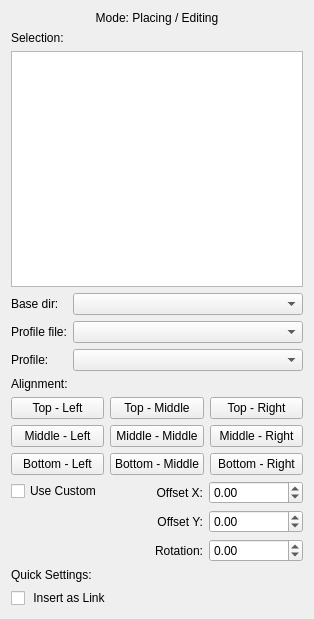
<?xml version="1.0" encoding="UTF-8"?>
<ui version="4.0">
 <class>FrameMemberPlaceAndEdit</class>
 <widget class="QWidget" name="FrameMemberPlaceAndEdit">
  <property name="geometry">
   <rect>
    <x>0</x>
    <y>0</y>
    <width>314</width>
    <height>619</height>
   </rect>
  </property>
  <property name="windowTitle">
   <string>Frame Member Place And Edit</string>
  </property>
  <layout class="QGridLayout" name="gridLayout_3">
   <item row="0" column="0">
    <widget class="QLabel" name="EditMode">
     <property name="text">
      <string>Mode: Placing / Editing</string>
     </property>
     <property name="alignment">
      <set>Qt::AlignmentFlag::AlignCenter</set>
     </property>
    </widget>
   </item>
   <item row="1" column="0">
    <layout class="QVBoxLayout" name="verticalLayout_4">
     <item>
      <widget class="QLabel" name="label">
       <property name="text">
        <string>Selection:</string>
       </property>
      </widget>
     </item>
     <item>
      <widget class="QListView" name="SelectionList"/>
     </item>
    </layout>
   </item>
   <item row="2" column="0">
    <layout class="QFormLayout" name="formLayout_2">
     <item row="0" column="0">
      <layout class="QVBoxLayout" name="verticalLayout_2">
       <item>
        <widget class="QLabel" name="label_8">
         <property name="text">
          <string>Base dir:</string>
         </property>
        </widget>
       </item>
       <item>
        <widget class="QLabel" name="label_2">
         <property name="text">
          <string>Profile file:</string>
         </property>
        </widget>
       </item>
       <item>
        <widget class="QLabel" name="label_3">
         <property name="text">
          <string>Profile:</string>
         </property>
        </widget>
       </item>
      </layout>
     </item>
     <item row="0" column="1">
      <layout class="QVBoxLayout" name="verticalLayout">
       <item>
        <widget class="QComboBox" name="ProfilBaseDir"/>
       </item>
       <item>
        <widget class="QComboBox" name="ProfileFiles"/>
       </item>
       <item>
        <widget class="QComboBox" name="ProfileSketches"/>
       </item>
      </layout>
     </item>
    </layout>
   </item>
   <item row="3" column="0">
    <layout class="QVBoxLayout" name="verticalLayout_3">
     <item>
      <widget class="QLabel" name="label_4">
       <property name="text">
        <string>Alignment:</string>
       </property>
      </widget>
     </item>
     <item>
      <layout class="QGridLayout" name="gridLayout">
       <item row="0" column="0">
        <widget class="QPushButton" name="AlignTopLeft">
         <property name="text">
          <string>Top - Left</string>
         </property>
        </widget>
       </item>
       <item row="1" column="0">
        <widget class="QPushButton" name="AlignMiddleLeft">
         <property name="text">
          <string>Middle - Left</string>
         </property>
        </widget>
       </item>
       <item row="2" column="2">
        <widget class="QPushButton" name="AlignBottomRight">
         <property name="text">
          <string>Bottom - Right</string>
         </property>
        </widget>
       </item>
       <item row="1" column="1">
        <widget class="QPushButton" name="AlignMiddleMiddle">
         <property name="text">
          <string>Middle - Middle</string>
         </property>
        </widget>
       </item>
       <item row="2" column="0">
        <widget class="QPushButton" name="AlignBottomLeft">
         <property name="text">
          <string>Bottom - Left</string>
         </property>
        </widget>
       </item>
       <item row="1" column="2">
        <widget class="QPushButton" name="AlignMiddleRight">
         <property name="text">
          <string>Middle - Right</string>
         </property>
        </widget>
       </item>
       <item row="0" column="2">
        <widget class="QPushButton" name="AlignTopRight">
         <property name="text">
          <string>Top - Right</string>
         </property>
        </widget>
       </item>
       <item row="0" column="1">
        <widget class="QPushButton" name="AlignTopMiddle">
         <property name="text">
          <string>Top - Middle</string>
         </property>
        </widget>
       </item>
       <item row="2" column="1">
        <widget class="QPushButton" name="AlignBottomMiddle">
         <property name="text">
          <string>Bottom - Middle</string>
         </property>
        </widget>
       </item>
      </layout>
     </item>
    </layout>
   </item>
   <item row="4" column="0">
    <layout class="QFormLayout" name="formLayout">
     <item row="0" column="0">
      <widget class="QCheckBox" name="UseCustom">
       <property name="text">
        <string>Use Custom</string>
       </property>
      </widget>
     </item>
     <item row="0" column="1">
      <layout class="QGridLayout" name="gridLayout_2">
       <item row="0" column="0">
        <widget class="QLabel" name="label_5">
         <property name="layoutDirection">
          <enum>Qt::LayoutDirection::LeftToRight</enum>
         </property>
         <property name="text">
          <string>Offset X:</string>
         </property>
         <property name="alignment">
          <set>Qt::AlignmentFlag::AlignRight|Qt::AlignmentFlag::AlignTrailing|Qt::AlignmentFlag::AlignVCenter</set>
         </property>
        </widget>
       </item>
       <item row="0" column="1">
        <widget class="QDoubleSpinBox" name="OffsetX">
         <property name="maximumSize">
          <size>
           <width>100</width>
           <height>16777215</height>
          </size>
         </property>
         <property name="wrapping">
          <bool>false</bool>
         </property>
         <property name="readOnly">
          <bool>false</bool>
         </property>
         <property name="buttonSymbols">
          <enum>QAbstractSpinBox::ButtonSymbols::UpDownArrows</enum>
         </property>
         <property name="showGroupSeparator" stdset="0">
          <bool>false</bool>
         </property>
         <property name="decimals">
          <number>2</number>
         </property>
         <property name="minimum">
          <double>-5000.000000000000000</double>
         </property>
         <property name="maximum">
          <double>5000.000000000000000</double>
         </property>
         <property name="stepType">
          <enum>QAbstractSpinBox::StepType::DefaultStepType</enum>
         </property>
         <property name="value">
          <double>0.000000000000000</double>
         </property>
        </widget>
       </item>
       <item row="1" column="0">
        <widget class="QLabel" name="label_6">
         <property name="text">
          <string>Offset Y:</string>
         </property>
         <property name="alignment">
          <set>Qt::AlignmentFlag::AlignRight|Qt::AlignmentFlag::AlignTrailing|Qt::AlignmentFlag::AlignVCenter</set>
         </property>
        </widget>
       </item>
       <item row="1" column="1">
        <widget class="QDoubleSpinBox" name="OffsetY">
         <property name="maximumSize">
          <size>
           <width>100</width>
           <height>16777215</height>
          </size>
         </property>
         <property name="minimum">
          <double>-5000.000000000000000</double>
         </property>
         <property name="maximum">
          <double>5000.000000000000000</double>
         </property>
        </widget>
       </item>
       <item row="2" column="0">
        <widget class="QLabel" name="label_7">
         <property name="toolTip">
          <string>&lt;html&gt;&lt;head/&gt;&lt;body&gt;&lt;p&gt;Rotion about the Z&lt;/p&gt;&lt;/body&gt;&lt;/html&gt;</string>
         </property>
         <property name="text">
          <string>Rotation:</string>
         </property>
         <property name="alignment">
          <set>Qt::AlignmentFlag::AlignRight|Qt::AlignmentFlag::AlignTrailing|Qt::AlignmentFlag::AlignVCenter</set>
         </property>
        </widget>
       </item>
       <item row="2" column="1">
        <widget class="QDoubleSpinBox" name="RotationAngle">
         <property name="maximumSize">
          <size>
           <width>100</width>
           <height>16777215</height>
          </size>
         </property>
         <property name="toolTip">
          <string>&lt;html&gt;&lt;head/&gt;&lt;body&gt;&lt;p&gt;Rotion about the Z&lt;/p&gt;&lt;/body&gt;&lt;/html&gt;</string>
         </property>
         <property name="minimum">
          <double>-5000.000000000000000</double>
         </property>
         <property name="maximum">
          <double>5000.000000000000000</double>
         </property>
        </widget>
       </item>
      </layout>
     </item>
    </layout>
   </item>
   <item row="5" column="0">
    <layout class="QGridLayout" name="gridLayout_4">
     <item row="0" column="0">
      <widget class="QLabel" name="label_9">
       <property name="text">
        <string>Quick Settings:</string>
       </property>
      </widget>
     </item>
     <item row="1" column="0">
      <widget class="QCheckBox" name="asLink">
       <property name="text">
        <string> Insert as Link</string>
       </property>
      </widget>
     </item>
    </layout>
   </item>
  </layout>
 </widget>
 <resources/>
 <connections/>
</ui>
